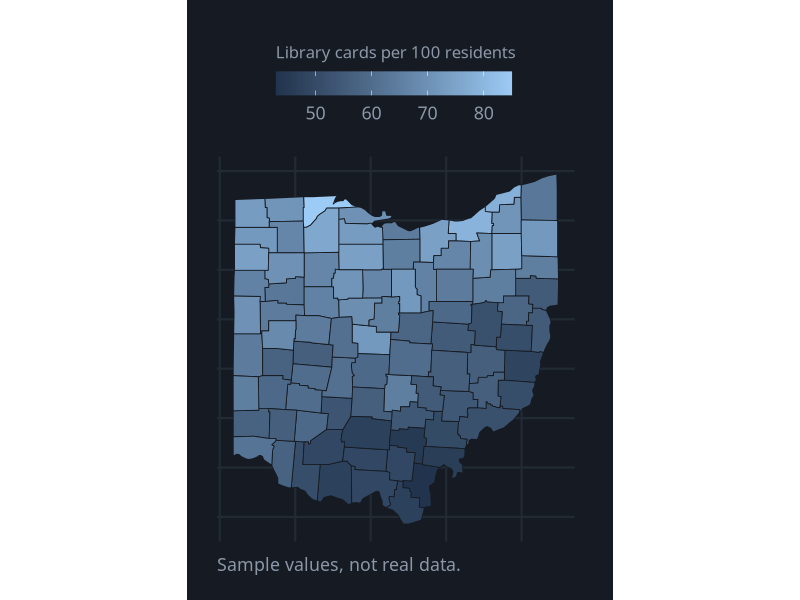
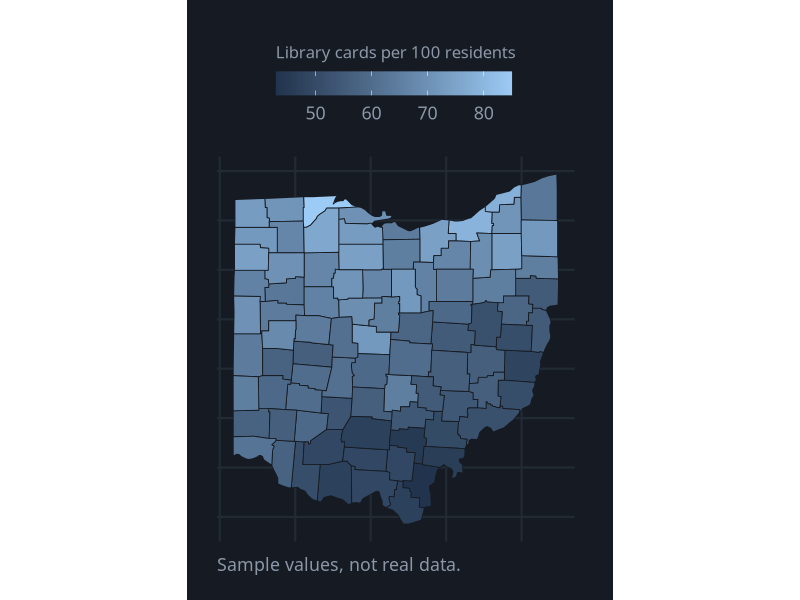

Generate these figures, in order, with R:
# Choropleth Map
# Question: Which counties have the most library cards per 100 residents?
# Put this script and choropleth.csv in the same folder, then in RStudio choose
# Session > Set Working Directory > To Source File Location.
# Also needs: sf, maps. Run install.packages(c("sf", "maps")) once.

library(tidyverse)
library(sf)

# ---- Gallery look: dark background, soft gray text ----
font <- "IBM Plex Sans"   # use "sans" if IBM Plex Sans is not installed
ink  <- "#8B97A7"

theme_gallery <- function() {
  theme_minimal(base_size = 16, base_family = font) +
    theme(
      plot.background  = element_rect(fill = "#161B23", color = NA),
      panel.grid.major = element_line(color = "#222A34"),
      panel.grid.minor = element_blank(),
      text             = element_text(color = ink),
      axis.text        = element_text(color = ink),
      legend.position  = "top",
      legend.title     = element_blank(),
      plot.margin      = margin(24, 28, 18, 18)
    )
}

# Ohio's county outlines come with the maps package, so there is nothing to download
ohio <- st_as_sf(maps::map("county", "ohio", plot = FALSE, fill = TRUE)) |>
  mutate(county = str_to_title(str_remove(ID, "ohio,")))

df <- read_csv("choropleth.csv", show_col_types = FALSE)

# Join the table to the map by county name
map_df <- ohio |> left_join(df, by = "county")

p <- ggplot(map_df) +
  geom_sf(aes(fill = cards_per_100), color = "#161B23", linewidth = 0.3) +
  scale_fill_gradient(low = "#22344D", high = "#9CCBF5", name = "Library cards per 100 residents") +
  guides(fill = guide_colorbar(title.position = "top", barwidth = unit(6, "cm"))) +
  labs(caption = "Sample values, not real data.") +
  theme_gallery() +
  theme(legend.title = element_text(color = ink, size = 12)) +
  theme(panel.grid = element_blank(), axis.text = element_blank(),
        plot.caption = element_text(color = ink, hjust = 0))

ggsave("choropleth.png", p, width = 9, height = 6, dpi = 200)
p
